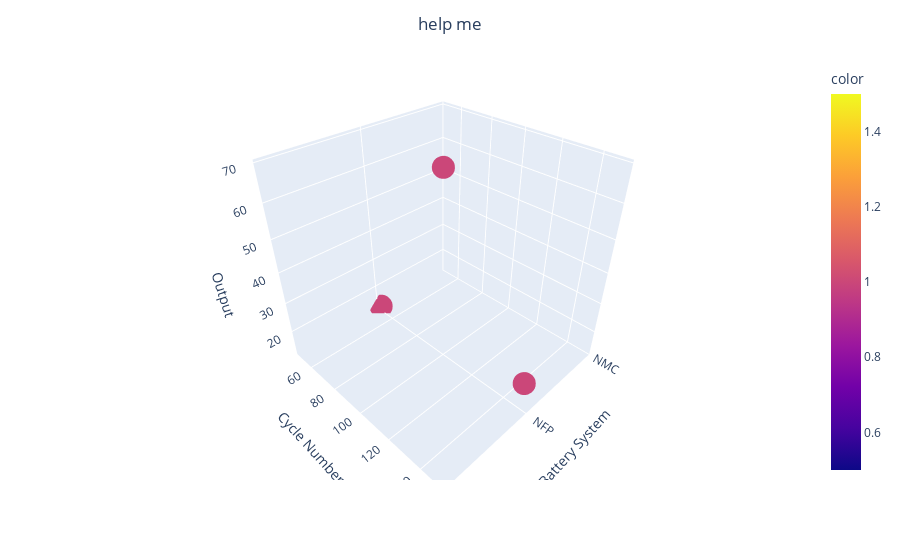

Notebook code for this chart:
### Code cell
x = [1,1,1] # input, strings (ex: 'NMC')
y = [50,100,150] # input
z = [13, 69, 21] # output

fig = px.scatter_3d(x=x, y=y, z=z,
                    color=x, 
                    labels = {'x': 'Battery System', 'y': 'Cycle Number',
                              'z': 'Output'})

fig.update_layout(title ={'text' :'help me', 
                          'x' : 0.5},
                 scene = dict(
                     xaxis = dict(
                         nticks = 3,
                         ticktext = ['NMC', 'NFP', 'LCA'],
                         tickvals = [0, 1, 2]))
                 )

fig.show()

### Figure 1 — Plotly figure (JSON) as saved in the notebook; plotly's stock layout.template omitted (floating-point values rounded to 4 significant figures)
{"data": [{"hovertemplate": "Battery System=%{x}<br>Cycle Number=%{y}<br>Output=%{z}<br>color=%{marker.color}<extra></extra>", "legendgroup": "", "marker": {"color": [1, 1, 1], "coloraxis": "coloraxis", "symbol": "circle"}, "mode": "markers", "name": "", "scene": "scene", "showlegend": false, "type": "scatter3d", "x": [1, 1, 1], "y": [50, 100, 150], "z": [13, 69, 21]}], "layout": {"coloraxis": {"colorbar": {"title": {"text": "color"}}, "colorscale": [[0, "#0d0887"], [0.1111, "#46039f"], [0.2222, "#7201a8"], [0.3333, "#9c179e"], [0.4444, "#bd3786"], [0.5556, "#d8576b"], [0.6667, "#ed7953"], [0.7778, "#fb9f3a"], [0.8889, "#fdca26"], [1, "#f0f921"]]}, "legend": {"tracegroupgap": 0}, "margin": {"t": 60}, "scene": {"domain": {"x": [0, 1], "y": [0, 1]}, "xaxis": {"nticks": 3, "ticktext": ["NMC", "NFP", "LCA"], "tickvals": [0, 1, 2], "title": {"text": "Battery System"}}, "yaxis": {"title": {"text": "Cycle Number"}}, "zaxis": {"title": {"text": "Output"}}}, "title": {"text": "help me", "x": 0.5}}}
